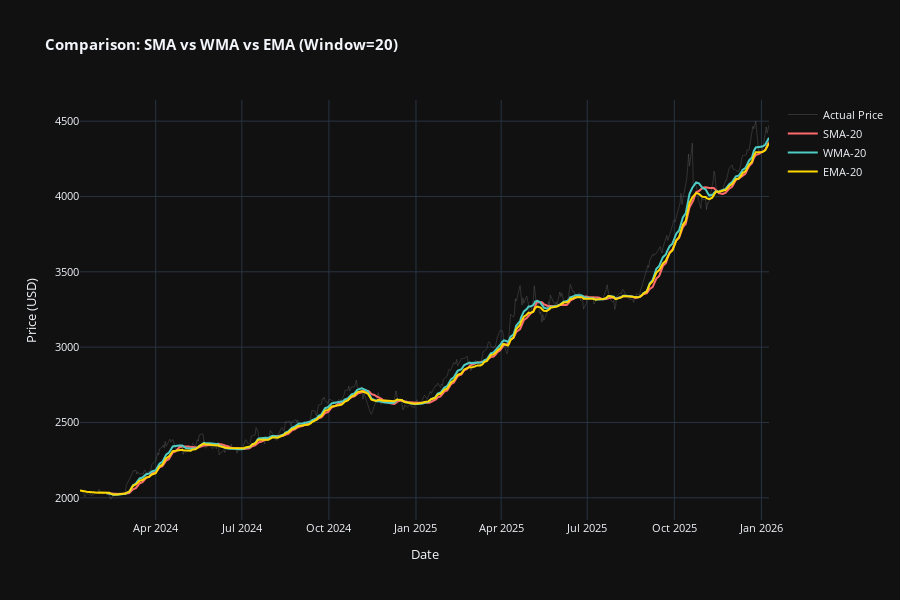

Here is the notebook cell this chart was saved with:
### Markdown cell above
## Comparison: All Three Methods Side-by-Side

Let's visualize how SMA, WMA, and EMA compare for the same window size.

### Code cell
# Create comparison visualization
fig = make_subplots(
    rows=1, cols=1,
    specs=[[{"secondary_y": False}]]
)

# Add price line
fig.add_trace(
    go.Scatter(
        x=gold_recent.index,
        y=gold_recent['Price'],
        mode='lines',
        name='Actual Price',
        line=dict(color='rgba(100, 100, 100, 0.4)', width=1),
        hovertemplate='<b>Date:</b> %{x}<br><b>Price:</b> $%{y:.2f}<extra></extra>'
    )
)

# Add SMA-20
fig.add_trace(
    go.Scatter(
        x=gold_recent.index,
        y=sma_20,
        mode='lines',
        name='SMA-20',
        line=dict(color='#FF6B6B', width=2),
        hovertemplate='<b>Date:</b> %{x}<br><b>SMA:</b> $%{y:.2f}<extra></extra>'
    )
)

# Add WMA-20
fig.add_trace(
    go.Scatter(
        x=gold_recent.index,
        y=wma_20,
        mode='lines',
        name='WMA-20',
        line=dict(color='#4ECDC4', width=2),
        hovertemplate='<b>Date:</b> %{x}<br><b>WMA:</b> $%{y:.2f}<extra></extra>'
    )
)

# Add EMA-20
fig.add_trace(
    go.Scatter(
        x=gold_recent.index,
        y=ema_20,
        mode='lines',
        name='EMA-20',
        line=dict(color='#FFD700', width=2),
        hovertemplate='<b>Date:</b> %{x}<br><b>EMA:</b> $%{y:.2f}<extra></extra>'
    )
)

fig.update_layout(
    title='<b>Comparison: SMA vs WMA vs EMA (Window=20)</b>',
    hovermode='x unified',
    height=600,
    xaxis_title='Date',
    yaxis_title='Price (USD)',
    template='plotly_dark',
    font=dict(size=11)
)

fig.show()

### Figure 1 — Plotly figure (JSON) as saved in the notebook; plotly's stock layout.template omitted (floating-point values rounded to 4 significant figures; data arrays with more than 128 entries replaced by an {"elided": "..."} marker saying what was removed)
{"data": [{"hovertemplate": "<b>Date:</b> %{x}<br><b>Price:</b> $%{y:.2f}<extra></extra>", "line": {"color": "rgba(100, 100, 100, 0.4)", "width": 1}, "mode": "lines", "name": "Actual Price", "type": "scatter", "x": {"elided": "500 str values"}, "y": {"elided": "500 float values"}}, {"hovertemplate": "<b>Date:</b> %{x}<br><b>SMA:</b> $%{y:.2f}<extra></extra>", "line": {"color": "#FF6B6B", "width": 2}, "mode": "lines", "name": "SMA-20", "type": "scatter", "x": {"elided": "500 str values"}, "y": {"elided": "500 float values"}}, {"hovertemplate": "<b>Date:</b> %{x}<br><b>WMA:</b> $%{y:.2f}<extra></extra>", "line": {"color": "#4ECDC4", "width": 2}, "mode": "lines", "name": "WMA-20", "type": "scatter", "x": {"elided": "500 str values"}, "y": {"elided": "500 float values"}}, {"hovertemplate": "<b>Date:</b> %{x}<br><b>EMA:</b> $%{y:.2f}<extra></extra>", "line": {"color": "#FFD700", "width": 2}, "mode": "lines", "name": "EMA-20", "type": "scatter", "x": {"elided": "500 str values"}, "y": {"elided": "500 float values"}}], "layout": {"font": {"size": 11}, "height": 600, "hovermode": "x unified", "title": {"text": "<b>Comparison: SMA vs WMA vs EMA (Window=20)</b>"}, "xaxis": {"anchor": "y", "domain": [0, 1], "title": {"text": "Date"}}, "yaxis": {"anchor": "x", "domain": [0, 1], "title": {"text": "Price (USD)"}}}}
